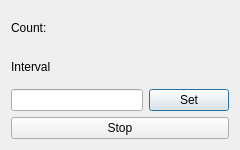
<?xml version="1.0" encoding="UTF-8"?>
<ui version="4.0">
 <class>TimersDialog</class>
 <widget class="QDialog" name="TimersDialog">
  <property name="geometry">
   <rect>
    <x>0</x>
    <y>0</y>
    <width>240</width>
    <height>150</height>
   </rect>
  </property>
  <property name="windowTitle">
   <string>Dialog</string>
  </property>
  <layout class="QVBoxLayout" name="verticalLayout">
   <item>
    <layout class="QGridLayout" name="gridLayout">
     <item row="0" column="0">
      <widget class="QLabel" name="countText">
       <property name="text">
        <string>Count:</string>
       </property>
      </widget>
     </item>
     <item row="0" column="1">
      <widget class="QLabel" name="countVal">
       <property name="text">
        <string/>
       </property>
      </widget>
     </item>
     <item row="1" column="0">
      <widget class="QLabel" name="intervalText">
       <property name="text">
        <string>Interval</string>
       </property>
      </widget>
     </item>
     <item row="1" column="1">
      <widget class="QLabel" name="intervalVal">
       <property name="text">
        <string/>
       </property>
      </widget>
     </item>
    </layout>
   </item>
   <item>
    <layout class="QHBoxLayout" name="horizontalLayout">
     <item>
      <widget class="QLineEdit" name="intervalEdit"/>
     </item>
     <item>
      <widget class="QPushButton" name="setB">
       <property name="text">
        <string>Set</string>
       </property>
      </widget>
     </item>
    </layout>
   </item>
   <item>
    <widget class="QPushButton" name="stopB">
     <property name="text">
      <string>Stop</string>
     </property>
    </widget>
   </item>
  </layout>
 </widget>
 <resources/>
 <connections/>
</ui>
